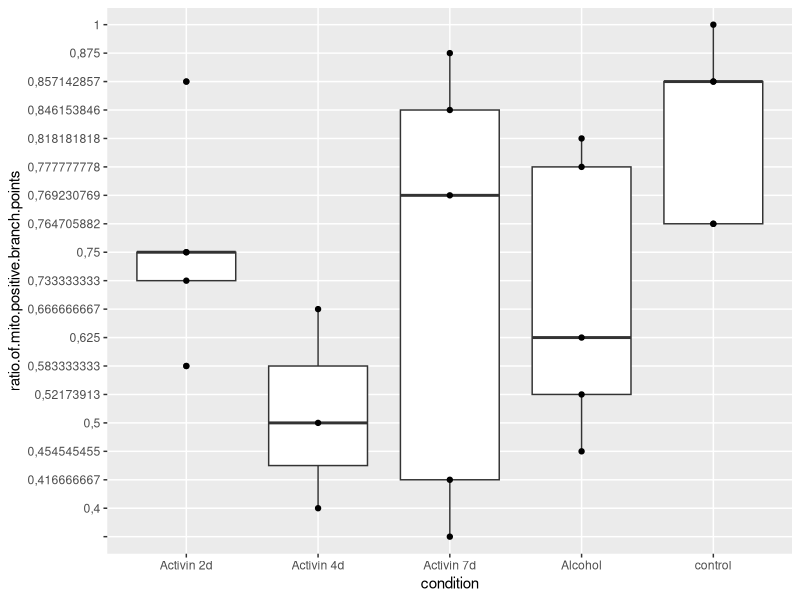

Generate this figure with R:
library(ggplot2)
library(tidyverse)

data <- read.csv("./Analysis/branch_points/counts.csv", sep=";")

data %>% ggplot(aes(x = condition, y = ratio.of.mito.positive.branch.points)) + geom_boxplot(aes(group = condition)) + geom_point()
